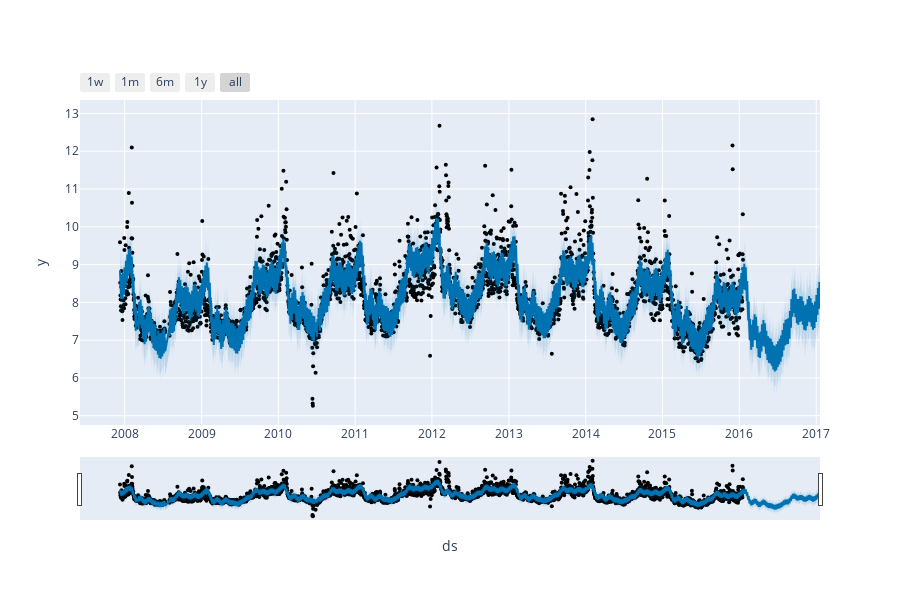

Write notebook code for a chart like this one.
### Code cell
plot_plotly(model, forecast)

### Figure 1 — Plotly figure (JSON) as saved in the notebook; plotly's stock layout.template omitted (floating-point values rounded to 4 significant figures; data arrays with more than 128 entries replaced by an {"elided": "..."} marker saying what was removed)
{"data": [{"marker": {"color": "black", "size": 4}, "mode": "markers", "name": "Actual", "type": "scatter", "x": {"elided": "2905 str values"}, "y": {"elided": "2905 float values"}}, {"hoverinfo": "skip", "line": {"width": 0}, "mode": "lines", "type": "scatter", "x": {"elided": "3270 str values"}, "y": {"elided": "3270 float values"}}, {"fill": "tonexty", "fillcolor": "rgba(0, 114, 178, 0.2)", "line": {"color": "#0072B2", "width": 2}, "mode": "lines", "name": "Predicted", "type": "scatter", "x": {"elided": "3270 str values"}, "y": {"elided": "3270 float values"}}, {"fill": "tonexty", "fillcolor": "rgba(0, 114, 178, 0.2)", "hoverinfo": "skip", "line": {"width": 0}, "mode": "lines", "type": "scatter", "x": {"elided": "3270 str values"}, "y": {"elided": "3270 float values"}}], "layout": {"height": 600, "showlegend": false, "width": 900, "xaxis": {"rangeselector": {"buttons": [{"count": 7, "label": "1w", "step": "day", "stepmode": "backward"}, {"count": 1, "label": "1m", "step": "month", "stepmode": "backward"}, {"count": 6, "label": "6m", "step": "month", "stepmode": "backward"}, {"count": 1, "label": "1y", "step": "year", "stepmode": "backward"}, {"step": "all"}]}, "rangeslider": {"visible": true}, "title": {"text": "ds"}, "type": "date"}, "yaxis": {"title": {"text": "y"}}}}
